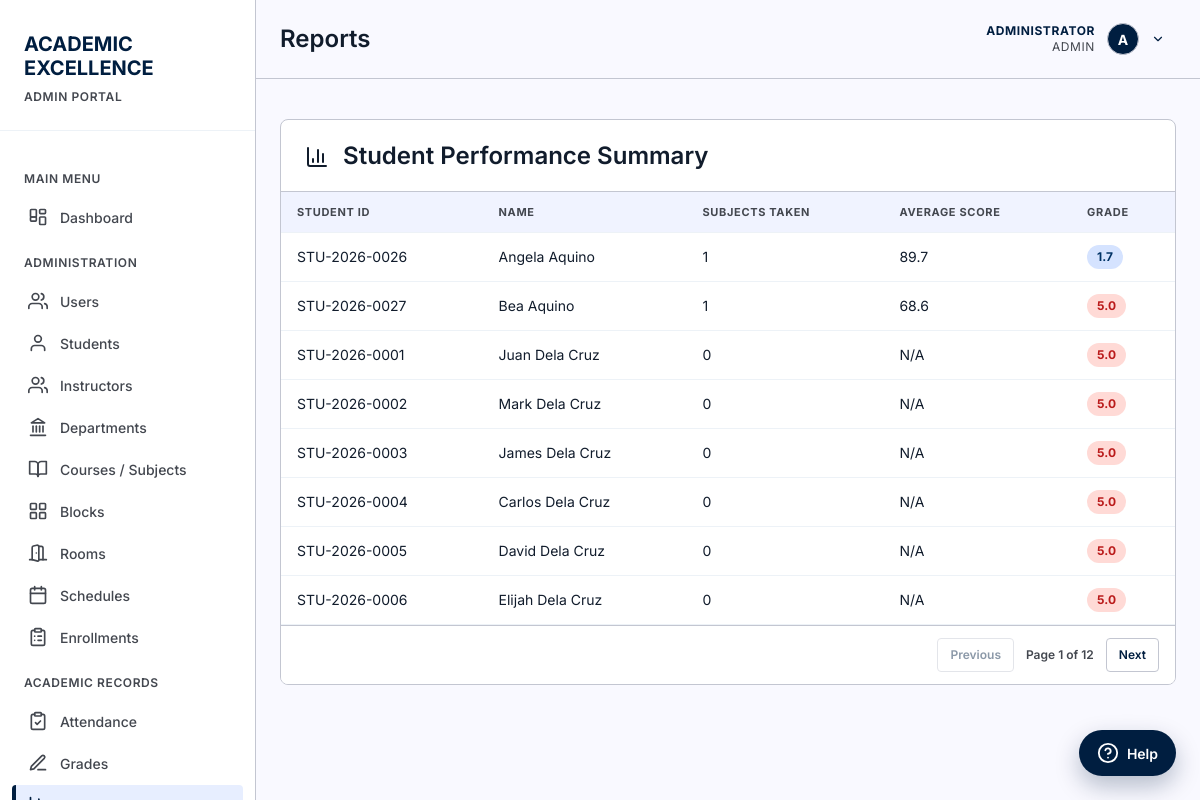
The app's page /pages/reports.php (signed in), older data.
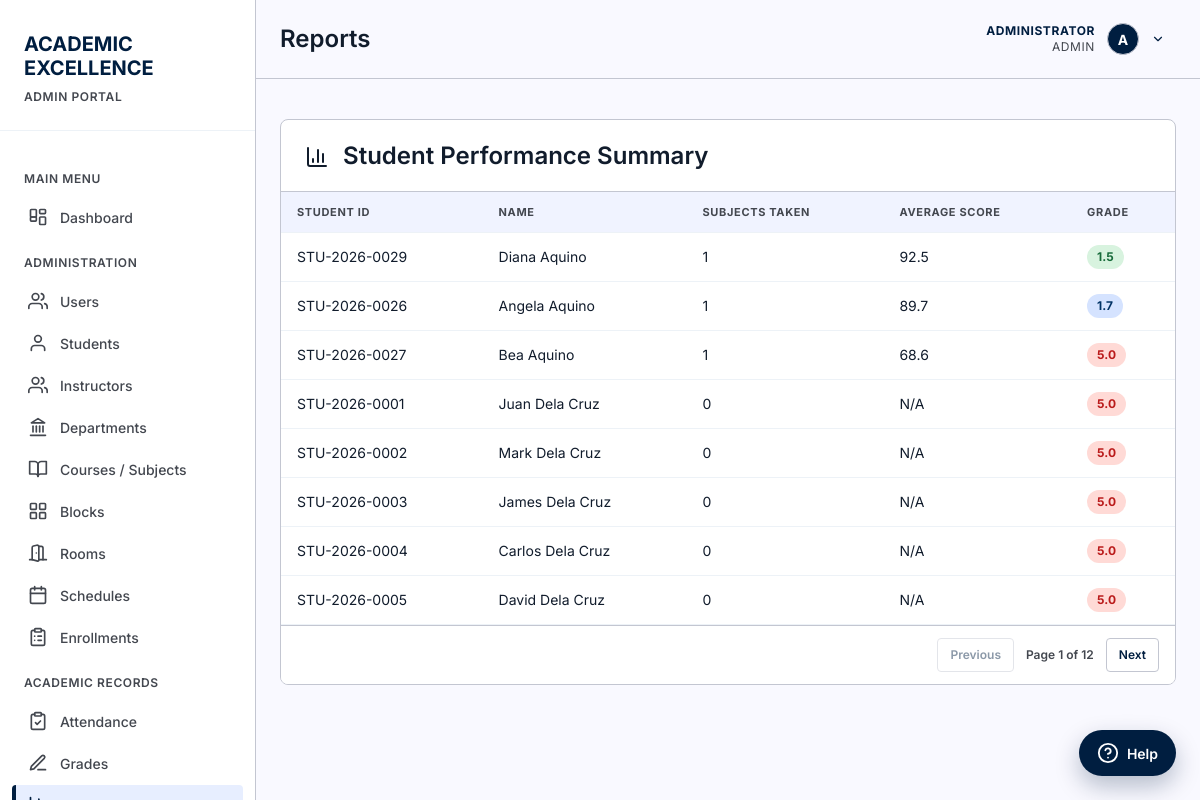
The same page, newer data.
### tables this page shows
CREATE TABLE students (
        id INTEGER PRIMARY KEY AUTOINCREMENT,
        student_id TEXT UNIQUE NOT NULL,
        first_name TEXT NOT NULL,
        last_name TEXT NOT NULL,
        email TEXT,
        phone TEXT,
        date_of_birth DATE,
        gender TEXT CHECK(gender IN ('Male', 'Female', 'Other')),
        enrollment_date DATE DEFAULT CURRENT_DATE,
        status TEXT DEFAULT 'Active' CHECK(status IN ('Active', 'Inactive', 'Graduated')),
        created_at TIMESTAMP DEFAULT CURRENT_TIMESTAMP
    , user_id INTEGER REFERENCES users(id) ON DELETE SET NULL, program_id INTEGER REFERENCES programs(id) ON DELETE SET NULL, year_level INTEGER, expected_graduation_date DATE, updated_at DATETIME, block_id INTEGER REFERENCES blocks(id) ON DELETE SET NULL, student_type TEXT NOT NULL DEFAULT 'Regular' CHECK(student_type IN ('Regular', 'Irregular')));

### includes/functions.php (called while the page is built, shortened)
<?php
require_once __DIR__ . '/icons.php';
function gradeDescriptor($grade) {
    return [
        '1.00' => 'Excellent',
        '1.25' => 'Very Good',
        '1.50' => 'Very Good',
        '1.75' => 'Good',
        '2.00' => 'Good',
        '2.25' => 'Satisfactory',
        '2.50' => 'Satisfactory',
        '2.75' => 'Fairly Satisfactory',
        '3.00' => 'Fairly Satisfactory',
        '4.00' => 'Conditional',
        '5.00' => 'Failing'
    ][(string) $grade] ?? '';
}
function gradeBadgeClass($grade) {
    $g = (string) $grade;
    if ($g === '1.00' || $g === '1.25' || $g === '1.50') return 'grade-top';
    if ($g === '1.75' || $g === '2.00' || $g === '2.25') return 'grade-good';
    return 'grade-fail';
}
function formatGrade($grade) {
    $g = (float) $grade;
    return number_format(floor($g * 10) / 10, 1, '.', '');
}

### pages/reports.php (the view, shortened to what this page needs)
<?php
require_once '../includes/functions.php';
$db = getDB();
$stmt = $db->query("
    SELECT
        s.id,
        s.student_id,
        s.first_name,
        s.last_name,
        COUNT(g.id) as total_subjects,
        ROUND(AVG(g.score), 2) as average_score,
        CASE
            WHEN AVG(g.score) >= 96 THEN '1.00'
            WHEN AVG(g.score) >= 93 THEN '1.25'
            WHEN AVG(g.score) >= 90 THEN '1.50'
            WHEN AVG(g.score) >= 88 THEN '1.75'
            WHEN AVG(g.score) >= 85 THEN '2.00'
            WHEN AVG(g.score) >= 83 THEN '2.25'
            WHEN AVG(g.score) >= 80 THEN '2.50'
            WHEN AVG(g.score) >= 78 THEN '2.75'
            WHEN AVG(g.score) >= 75 THEN '3.00'
            ELSE '5.00'
        END as average_grade
    FROM students s
    LEFT JOIN grades g ON s.id = g.student_id
    GROUP BY s.id
    ORDER BY average_score DESC
");
$studentGrades = $stmt->fetchAll();
?>
<?php
include '../includes/header.php';
?>
<main>
        <div class="card">
            <div class="card-header">
                <h2><?php echo icon('bar-chart', 24); ?> Student Performance Summary</h2>
            </div>
            <table data-pagination data-page-size="8">
                <thead>
                    <tr>
                        <th>Student ID</th>
                        <th>Name</th>
                        <th>Subjects Taken</th>
                        <th>Average Score</th>
                        <th>Grade</th>
                    </tr>
                </thead>
                <tbody>
                    <?php foreach ($studentGrades as $row): ?>
                    <tr>
                        <td data-label="Student ID"><?php echo $row['student_id']; ?></td>
                        <td data-label="Name"><?php echo $row['first_name'] . ' ' . $row['last_name']; ?></td>
                        <td data-label="Subjects Taken"><?php echo $row['total_subjects']; ?></td>
                        <td data-label="Average Score"><?php echo $row['average_score'] ?? 'N/A'; ?></td>
                        <td data-label="Grade">
                            <?php if ($row['average_grade']): ?>
                            <span class="grade-badge <?php echo gradeBadgeClass($row['average_grade']); ?>" title="<?php echo htmlspecialchars(gradeDescriptor($row['average_grade'])); ?>">
                                <?php echo htmlspecialchars(formatGrade($row['average_grade'])); ?>
                            </span>
                            <?php else: ?>
                            <span>No grades</span>
                            <?php endif; ?>
                        </td>
                    </tr>
                    <?php endforeach; ?>
                </tbody>
            </table>
        </div>
    </main>
<?php include '../includes/footer.php'; ?>

Row changes from the older to the newer data that the page shows:
no longer on this page (row unchanged): students: student "STU-2026-0006", first_name "Elijah", last_name "Dela Cruz", total_subjects "0", average_score "N/A", average_grade "5.0"
now on this page (row edited): students: student "STU-2026-0029", first_name "Diana", last_name "Aquino", total_subjects "1", average_score "92.5", average_grade "1.5"
